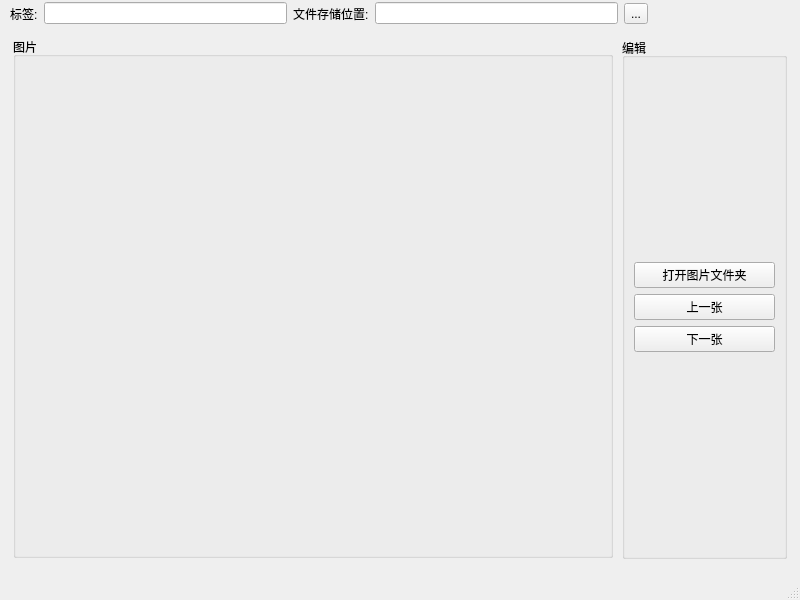
<?xml version="1.0" encoding="UTF-8"?>
<ui version="4.0">
 <class>CutWindow</class>
 <widget class="QMainWindow" name="CutWindow">
  <property name="geometry">
   <rect>
    <x>0</x>
    <y>0</y>
    <width>800</width>
    <height>600</height>
   </rect>
  </property>
  <property name="windowTitle">
   <string>编辑图片</string>
  </property>
  <widget class="QWidget" name="centralwidget">
   <widget class="QGroupBox" name="groupBox">
    <property name="geometry">
     <rect>
      <x>13</x>
      <y>37</y>
      <width>600</width>
      <height>521</height>
     </rect>
    </property>
    <property name="title">
     <string>图片</string>
    </property>
   </widget>
   <widget class="QGroupBox" name="groupBox_2">
    <property name="geometry">
     <rect>
      <x>622</x>
      <y>38</y>
      <width>165</width>
      <height>521</height>
     </rect>
    </property>
    <property name="title">
     <string>编辑</string>
    </property>
    <layout class="QVBoxLayout" name="verticalLayout">
     <item>
      <spacer name="verticalSpacer">
       <property name="orientation">
        <enum>Qt::Vertical</enum>
       </property>
       <property name="sizeHint" stdset="0">
        <size>
         <width>20</width>
         <height>40</height>
        </size>
       </property>
      </spacer>
     </item>
     <item>
      <layout class="QHBoxLayout" name="horizontalLayout_2"/>
     </item>
     <item>
      <widget class="QPushButton" name="pushButton">
       <property name="text">
        <string>打开图片文件夹</string>
       </property>
      </widget>
     </item>
     <item>
      <widget class="QPushButton" name="pushButton_2">
       <property name="text">
        <string>上一张</string>
       </property>
      </widget>
     </item>
     <item>
      <widget class="QPushButton" name="pushButton_3">
       <property name="text">
        <string>下一张</string>
       </property>
      </widget>
     </item>
     <item>
      <spacer name="verticalSpacer_2">
       <property name="orientation">
        <enum>Qt::Vertical</enum>
       </property>
       <property name="sizeHint" stdset="0">
        <size>
         <width>20</width>
         <height>40</height>
        </size>
       </property>
      </spacer>
     </item>
    </layout>
   </widget>
   <widget class="QWidget" name="">
    <property name="geometry">
     <rect>
      <x>10</x>
      <y>0</y>
      <width>638</width>
      <height>27</height>
     </rect>
    </property>
    <layout class="QHBoxLayout" name="horizontalLayout">
     <item>
      <widget class="QLabel" name="label">
       <property name="text">
        <string>标签:</string>
       </property>
      </widget>
     </item>
     <item>
      <widget class="QLineEdit" name="lineEdit"/>
     </item>
     <item>
      <widget class="QLabel" name="label_2">
       <property name="text">
        <string>文件存储位置:</string>
       </property>
      </widget>
     </item>
     <item>
      <widget class="QLineEdit" name="lineEdit_2"/>
     </item>
     <item>
      <widget class="QToolButton" name="toolButton">
       <property name="text">
        <string>...</string>
       </property>
      </widget>
     </item>
    </layout>
   </widget>
  </widget>
  <widget class="QStatusBar" name="statusbar"/>
 </widget>
 <resources/>
 <connections/>
</ui>
